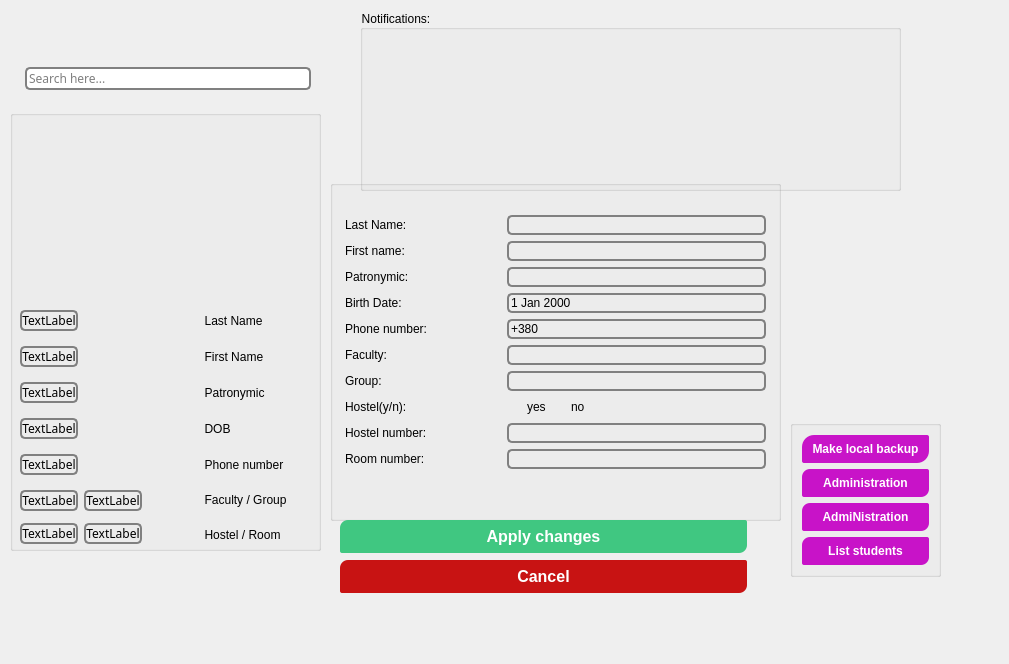
  <widget class="QWidget" name="centralwidget">
   <property name="styleSheet">
    <string notr="true">background-image: url(:/main_bg/img/main_background.jpg);</string>
   </property>
   <widget class="QWidget" name="horizontalLayoutWidget">
    <property name="geometry">
     <rect>
      <x>10</x>
      <y>20</y>
      <width>311</width>
      <height>103</height>
     </rect>
    </property>
    <layout class="QHBoxLayout" name="horizontalLayout">
     <property name="spacing">
      <number>15</number>
     </property>
     <property name="leftMargin">
      <number>15</number>
     </property>
     <property name="topMargin">
      <number>15</number>
     </property>
     <property name="rightMargin">
      <number>10</number>
     </property>
     <item>
      <widget class="QLineEdit" name="search_line_edit">
       <property name="autoFillBackground">
        <bool>false</bool>
       </property>
       <property name="styleSheet">
        <string notr="true">opacity: 0.3;
border: 2px solid gray; 
border-radius: 5px;
font: comic sans 5px;</string>
       </property>
       <property name="text">
        <string/>
       </property>
       <property name="frame">
        <bool>true</bool>
       </property>
       <property name="placeholderText">
        <string>Search here...</string>
       </property>
      </widget>
     </item>
    </layout>
   </widget>
   <widget class="QGroupBox" name="groupBox">
    <property name="geometry">
     <rect>
      <x>10</x>
      <y>110</y>
      <width>311</width>
      <height>441</height>
     </rect>
    </property>
    <property name="autoFillBackground">
     <bool>false</bool>
    </property>
    <property name="styleSheet">
     <string notr="true">Background: transparent</string>
    </property>
    <property name="title">
     <string/>
    </property>
    <widget class="QWidget" name="formLayoutWidget_2">
     <property name="geometry">
      <rect>
       <x>10</x>
       <y>200</y>
       <width>317</width>
       <height>266</height>
      </rect>
     </property>
     <layout class="QFormLayout" name="formLayout_3">
      <property name="sizeConstraint">
       <enum>QLayout::SetNoConstraint</enum>
      </property>
      <item row="1" column="0">
       <widget class="QLabel" name="l_name">
        <property name="styleSheet">
         <string notr="true">background: transparent;opacity: 0.3;
border: 2px solid gray; 
border-radius: 5px;
font: comic sans 5px;</string>
        </property>
        <property name="text">
         <string>TextLabel</string>
        </property>
        <property name="textFormat">
         <enum>Qt::RichText</enum>
        </property>
        <property name="alignment">
         <set>Qt::AlignCenter</set>
        </property>
       </widget>
      </item>
      <item row="2" column="0">
       <widget class="Line" name="line">
        <property name="orientation">
         <enum>Qt::Horizontal</enum>
        </property>
       </widget>
      </item>
      <item row="3" column="0">
       <widget class="QLabel" name="f_name">
        <property name="styleSheet">
         <string notr="true">background: transparent;opacity: 0.3;
border: 2px solid gray; 
border-radius: 5px;
font: comic sans 5px;</string>
        </property>
        <property name="text">
         <string>TextLabel</string>
        </property>
        <property name="textFormat">
         <enum>Qt::RichText</enum>
        </property>
        <property name="alignment">
         <set>Qt::AlignCenter</set>
        </property>
       </widget>
      </item>
      <item row="3" column="1">
       <widget class="QLabel" name="label_23">
        <property name="font">
         <font>
          <family>Arial</family>
          <pointsize>9</pointsize>
         </font>
        </property>
        <property name="styleSheet">
         <string notr="true">background: transparent;</string>
        </property>
        <property name="text">
         <string>                 First Name</string>
        </property>
       </widget>
      </item>
      <item row="4" column="1">
       <widget class="Line" name="line_2">
        <property name="orientation">
         <enum>Qt::Horizontal</enum>
        </property>
       </widget>
      </item>
      <item row="5" column="0">
       <widget class="QLabel" name="patronymic">
        <property name="styleSheet">
         <string notr="true">background: transparent;opacity: 0.3;
border: 2px solid gray; 
border-radius: 5px;
font: comic sans 5px;</string>
        </property>
        <property name="text">
         <string>TextLabel</string>
        </property>
        <property name="textFormat">
         <enum>Qt::RichText</enum>
        </property>
        <property name="alignment">
         <set>Qt::AlignCenter</set>
        </property>
       </widget>
      </item>
      <item row="5" column="1">
       <widget class="QLabel" name="label_18">
        <property name="font">
         <font>
          <family>Arial</family>
          <pointsize>9</pointsize>
         </font>
        </property>
        <property name="styleSheet">
         <string notr="true">background: transparent;</string>
        </property>
        <property name="text">
         <string>                 Patronymic</string>
        </property>
       </widget>
      </item>
      <item row="6" column="1">
       <widget class="Line" name="line_3">
        <property name="orientation">
         <enum>Qt::Horizontal</enum>
        </property>
       </widget>
      </item>
      <item row="7" column="0">
       <widget class="QLabel" name="b_date">
        <property name="styleSheet">
         <string notr="true">background: transparent;opacity: 0.3;
border: 2px solid gray; 
border-radius: 5px;
font: comic sans 5px;</string>
        </property>
        <property name="text">
         <string>TextLabel</string>
        </property>
        <property name="textFormat">
         <enum>Qt::RichText</enum>
        </property>
        <property name="alignment">
         <set>Qt::AlignCenter</set>
        </property>
       </widget>
      </item>
      <item row="7" column="1">
       <widget class="QLabel" name="label_20">
        <property name="font">
         <font>
          <family>Arial</family>
          <pointsize>9</pointsize>
         </font>
        </property>
        <property name="styleSheet">
         <string notr="true">background: transparent;</string>
        </property>
        <property name="text">
         <string>                 DOB</string>
        </property>
       </widget>
      </item>
      <item row="8" column="1">
       <widget class="Line" name="line_4">
        <property name="orientation">
         <enum>Qt::Horizontal</enum>
        </property>
       </widget>
      </item>
      <item row="9" column="0">
       <widget class="QLabel" name="p_number">
        <property name="styleSheet">
         <string notr="true">background: transparent;opacity: 0.3;
border: 2px solid gray; 
border-radius: 5px;
font: comic sans 5px;</string>
        </property>
        <property name="text">
         <string>TextLabel</string>
        </property>
        <property name="textFormat">
         <enum>Qt::RichText</enum>
        </property>
        <property name="alignment">
         <set>Qt::AlignCenter</set>
        </property>
       </widget>
      </item>
      <item row="9" column="1">
       <widget class="QLabel" name="label_17">
        <property name="font">
         <font>
          <family>Arial</family>
          <pointsize>9</pointsize>
          <weight>50</weight>
          <italic>false</italic>
          <bold>false</bold>
         </font>
        </property>
        <property name="styleSheet">
         <string notr="true">background: transparent;</string>
        </property>
        <property name="text">
         <string>                 Phone number</string>
        </property>
       </widget>
      </item>
      <item row="10" column="1">
       <widget class="Line" name="line_5">
        <property name="orientation">
         <enum>Qt::Horizontal</enum>
        </property>
       </widget>
      </item>
      <item row="11" column="0">
       <layout class="QFormLayout" name="formLayout_4">
        <item row="0" column="0">
         <widget class="QLabel" name="faculty">
          <property name="styleSheet">
           <string notr="true">background: transparent;opacity: 0.3;
border: 2px solid gray; 
border-radius: 5px;
font: comic sans 5px;</string>
          </property>
          <property name="text">
           <string>TextLabel</string>
          </property>
          <property name="textFormat">
           <enum>Qt::RichText</enum>
          </property>
          <property name="alignment">
           <set>Qt::AlignCenter</set>
          </property>
         </widget>
        </item>
        <item row="0" column="1">
         <widget class="QLabel" name="group">
          <property name="styleSheet">
           <string notr="true">background: transparent;opacity: 0.3;
border: 2px solid gray; 
border-radius: 5px;
font: comic sans 5px;</string>
          </property>
          <property name="text">
           <string>TextLabel</string>
          </property>
          <property name="textFormat">
           <enum>Qt::RichText</enum>
          </property>
          <property name="alignment">
           <set>Qt::AlignCenter</set>
          </property>
         </widget>
        </item>
        <item row="2" column="0">
         <widget class="QLabel" name="hostel_num">
          <property name="styleSheet">
           <string notr="true">background: transparent;opacity: 0.3;
border: 2px solid gray; 
border-radius: 5px;
font: comic sans 5px;</string>
          </property>
          <property name="text">
           <string>TextLabel</string>
          </property>
          <property name="textFormat">
           <enum>Qt::RichText</enum>
          </property>
          <property name="alignment">
           <set>Qt::AlignCenter</set>
          </property>
         </widget>
        </item>
        <item row="2" column="1">
         <widget class="QLabel" name="room">
          <property name="styleSheet">
           <string notr="true">background: transparent;opacity: 0.3;
border: 2px solid gray; 
border-radius: 5px;
font: comic sans 5px;</string>
          </property>
          <property name="text">
           <string>TextLabel</string>
          </property>
          <property name="textFormat">
           <enum>Qt::RichText</enum>
          </property>
          <property name="alignment">
           <set>Qt::AlignCenter</set>
          </property>
         </widget>
        </item>
        <item row="1" column="1">
         <layout class="QVBoxLayout" name="verticalLayout"/>
        </item>
       </layout>
      </item>
      <item row="11" column="1">
       <layout class="QVBoxLayout" name="verticalLayout_2">
        <item>
         <widget class="QLabel" name="label_21">
          <property name="font">
           <font>
            <family>Arial</family>
            <pointsize>9</pointsize>
           </font>
          </property>
          <property name="styleSheet">
           <string notr="true">background: transparent;</string>
          </property>
          <property name="text">
           <string>                 Faculty / Group</string>
          </property>
         </widget>
        </item>
        <item>
         <widget class="Line" name="line_6">
          <property name="orientation">
           <enum>Qt::Horizontal</enum>
          </property>
         </widget>
        </item>
        <item>
         <widget class="QLabel" name="label_19">
          <property name="font">
           <font>
            <family>Arial</family>
            <pointsize>9</pointsize>
           </font>
          </property>
          <property name="styleSheet">
           <string notr="true">background: transparent;</string>
          </property>
          <property name="text">
           <string>                 Hostel / Room</string>
          </property>
         </widget>
        </item>
       </layout>
      </item>
      <item row="1" column="1">
       <widget class="QLabel" name="label_24">
        <property name="font">
         <font>
          <family>Arial</family>
          <pointsize>9</pointsize>
         </font>
        </property>
        <property name="styleSheet">
         <string notr="true">background: transparent;</string>
        </property>
        <property name="text">
         <string>                 Last Name</string>
        </property>
       </widget>
      </item>
     </layout>
    </widget>
    <widget class="QLabel" name="photo">
     <property name="geometry">
      <rect>
       <x>60</x>
       <y>10</y>
       <width>201</width>
       <height>141</height>
      </rect>
     </property>
     <property name="styleSheet">
      <string notr="true">background: transparent;</string>
     </property>
     <property name="text">
      <string/>
     </property>
    </widget>
   </widget>
   <widget class="QGroupBox" name="settings_box">
    <property name="geometry">
     <rect>
      <x>330</x>
      <y>180</y>
      <width>451</width>
      <height>341</height>
     </rect>
    </property>
    <property name="styleSheet">
     <string notr="true">Background: transparent</string>
    </property>
    <property name="title">
     <string/>
    </property>
    <widget class="QWidget" name="formLayoutWidget_3">
     <property name="geometry">
      <rect>
       <x>0</x>
       <y>20</y>
       <width>451</width>
       <height>321</height>
      </rect>
     </property>
     <layout class="QFormLayout" name="formLayout">
      <property name="horizontalSpacing">
       <number>80</number>
      </property>
      <property name="leftMargin">
       <number>15</number>
      </property>
      <property name="topMargin">
       <number>15</number>
      </property>
      <property name="rightMargin">
       <number>15</number>
      </property>
      <property name="bottomMargin">
       <number>15</number>
      </property>
      <item row="0" column="0">
       <widget class="QLabel" name="label_6">
        <property name="styleSheet">
         <string notr="true">background: transparent;</string>
        </property>
        <property name="text">
         <string>Last Name:</string>
        </property>
       </widget>
      </item>
      <item row="0" column="1">
       <widget class="QLineEdit" name="l_name_edit">
        <property name="styleSheet">
         <string notr="true">background: transparent;border: 2px solid gray; border-radius: 5px;</string>
        </property>
        <property name="inputMask">
         <string>AAAAAAAAAAAAAAAA</string>
        </property>
       </widget>
      </item>
      <item row="1" column="0">
       <widget class="QLabel" name="label_5">
        <property name="styleSheet">
         <string notr="true">background: transparent;</string>
        </property>
        <property name="text">
         <string>First name:</string>
        </property>
       </widget>
      </item>
      <item row="1" column="1">
       <widget class="QLineEdit" name="f_name_edit">
        <property name="styleSheet">
         <string notr="true">border: 2px solid gray;background: transparent; border-radius: 5px;</string>
        </property>
        <property name="inputMask">
         <string>AAAAAAAAAAAAAAAAAAAAAAAAA</string>
        </property>
       </widget>
      </item>
      <item row="2" column="0">
       <widget class="QLabel" name="label_4">
        <property name="styleSheet">
         <string notr="true">background: transparent;</string>
        </property>
        <property name="text">
         <string>Patronymic:</string>
        </property>
       </widget>
      </item>
      <item row="2" column="1">
       <widget class="QLineEdit" name="p_edit">
        <property name="styleSheet">
         <string notr="true">border: 2px solid gray;background: transparent; border-radius: 5px;</string>
        </property>
        <property name="inputMask">
         <string>AAAAAAAAAAAAAAAAAA</string>
        </property>
       </widget>
      </item>
      <item row="3" column="0">
       <widget class="QLabel" name="label">
        <property name="styleSheet">
         <string notr="true">background: transparent;</string>
        </property>
        <property name="text">
         <string>Birth Date:</string>
        </property>
       </widget>
      </item>
      <item row="3" column="1">
       <widget class="QDateEdit" name="b_d_edit">
        <property name="styleSheet">
         <string notr="true">border: 2px solid gray; background: transparent;border-radius: 5px;</string>
        </property>
       </widget>
      </item>
      <item row="4" column="0">
       <widget class="QLabel" name="label_3">
        <property name="styleSheet">
         <string notr="true">background: transparent;</string>
        </property>
        <property name="text">
         <string>Phone number:</string>
        </property>
       </widget>
      </item>
      <item row="4" column="1">
       <widget class="QLineEdit" name="p_num_edit">
        <property name="styleSheet">
         <string notr="true">border: 2px solid gray; border-radius: 5px;background: transparent;</string>
        </property>
        <property name="inputMask">
         <string>+38\0 99 999 99 99</string>
        </property>
        <property name="text">
         <string>+380    </string>
        </property>
        <property name="maxLength">
         <number>17</number>
        </property>
       </widget>
      </item>
      <item row="5" column="0">
       <widget class="QLabel" name="label_10">
        <property name="styleSheet">
         <string notr="true">background: transparent;</string>
        </property>
        <property name="text">
         <string>Faculty:</string>
        </property>
       </widget>
      </item>
      <item row="5" column="1">
       <widget class="QLineEdit" name="fac_edit">
        <property name="styleSheet">
         <string notr="true">border: 2px solid gray; border-radius: 5px;background: transparent;</string>
        </property>
        <property name="inputMask">
         <string>AAAAAAA</string>
        </property>
       </widget>
      </item>
      <item row="6" column="0">
       <widget class="QLabel" name="label_9">
        <property name="styleSheet">
         <string notr="true">background: transparent;</string>
        </property>
        <property name="text">
         <string>Group:</string>
        </property>
       </widget>
      </item>
      <item row="6" column="1">
       <widget class="QLineEdit" name="gr_edit">
        <property name="styleSheet">
         <string notr="true">border: 2px solid gray; border-radius: 5px;background: transparent;</string>
        </property>
        <property name="inputMask">
         <string>D99xxxx</string>
        </property>
       </widget>
      </item>
      <item row="7" column="0">
       <widget class="QLabel" name="label_hostelExisting">
        <property name="styleSheet">
         <string notr="true">background: transparent;</string>
        </property>
        <property name="text">
         <string>Hostel(y/n):</string>
        </property>
       </widget>
      </item>
      <item row="7" column="1">
       <layout class="QHBoxLayout" name="horizontalLayout_5">
        <item>
         <widget class="QRadioButton" name="hostel_yes">
          <property name="cursor">
           <cursorShape>OpenHandCursor</cursorShape>
          </property>
          <property name="styleSheet">
           <string notr="true">background: transparent;</string>
          </property>
          <property name="text">
           <string>yes</string>
          </property>
         </widget>
        </item>
        <item>
         <widget class="QRadioButton" name="hostel_no">
          <property name="cursor">
           <cursorShape>OpenHandCursor</cursorShape>
          </property>
          <property name="styleSheet">
           <string notr="true">background: transparent;</string>
          </property>
          <property name="text">
           <string>no</string>
          </property>
         </widget>
        </item>
        <item>
         <spacer name="horizontalSpacer">
          <property name="orientation">
           <enum>Qt::Horizontal</enum>
          </property>
          <property name="sizeHint" stdset="0">
           <size>
            <width>108</width>
            <height>20</height>
           </size>
          </property>
         </spacer>
        </item>
       </layout>
      </item>
      <item row="8" column="0">
       <widget class="QLabel" name="label_hostel_n">
        <property name="styleSheet">
         <string notr="true">background: transparent;</string>
        </property>
        <property name="text">
         <string>Hostel number:</string>
        </property>
       </widget>
      </item>
      <item row="8" column="1">
       <widget class="QLineEdit" name="hostel_num_edit">
        <property name="styleSheet">
         <string notr="true">border: 2px solid gray; border-radius: 5px;background: transparent;</string>
        </property>
        <property name="inputMask">
         <string>D00</string>
        </property>
       </widget>
      </item>
      <item row="9" column="0">
       <widget class="QLabel" name="label_room_n">
        <property name="styleSheet">
         <string notr="true">background: transparent;</string>
        </property>
        <property name="text">
         <string>Room number:</string>
        </property>
       </widget>
      </item>
      <item row="9" column="1">
       <widget class="QLineEdit" name="room_num_edit">
        <property name="styleSheet">
         <string notr="true">border: 2px solid gray; border-radius: 5px;background: transparent;</string>
        </property>
        <property name="inputMask">
         <string>D0000</string>
        </property>
       </widget>
      </item>
     </layout>
    </widget>
   </widget>
   <widget class="QGroupBox" name="notification_box">
    <property name="geometry">
     <rect>
      <x>360</x>
      <y>10</y>
      <width>541</width>
      <height>181</height>
     </rect>
    </property>
    <property name="styleSheet">
     <string notr="true">background: transparent;</string>
    </property>
    <property name="title">
     <string>Notifications:</string>
    </property>
    <widget class="QListWidget" name="listView">
     <property name="geometry">
      <rect>
       <x>15</x>
       <y>21</y>
       <width>511</width>
       <height>151</height>
      </rect>
     </property>
     <property name="font">
      <font>
       <family>Arial</family>
       <pointsize>8</pointsize>
       <weight>75</weight>
       <bold>true</bold>
      </font>
     </property>
    </widget>
   </widget>
   <widget class="QGraphicsView" name="graphicsView">
    <property name="geometry">
     <rect>
      <x>0</x>
      <y>0</y>
      <width>1000</width>
      <height>655</height>
     </rect>
    </property>
    <property name="styleSheet">
     <string notr="true">background: transparent;</string>
    </property>
    <property name="verticalScrollBarPolicy">
     <enum>Qt::ScrollBarAlwaysOff</enum>
    </property>
    <property name="horizontalScrollBarPolicy">
     <enum>Qt::ScrollBarAlwaysOff</enum>
    </property>
   </widget>
   <widget class="QGroupBox" name="verticalGroupBox">
    <property name="geometry">
     <rect>
      <x>790</x>
      <y>420</y>
      <width>151</width>
      <height>171</height>
     </rect>
    </property>
    <property name="styleSheet">
     <string notr="true">background: transparent;</string>
    </property>
    <layout class="QVBoxLayout" name="verticalLayout_3">
     <property name="sizeConstraint">
      <enum>QLayout::SetMinAndMaxSize</enum>
     </property>
     <item>
      <widget class="QPushButton" name="backup_button">
       <property name="styleSheet">
        <string notr="true">QPushButton#backup_button{
	font: bold 12px;
	font-weight: 700;
	color: white;
	text-decoration: none;
	padding: 7px;
	border: 3px hidden #45A405;
	border-top-left-radius: 12px;
    border-top-right-radius: 2px;
    border-bottom-right-radius: 12px;
    border-bottom-left-radius: 2px;
	background: rgb(200,20,200);
}

QPushButton#backup_button:hover{
	background: rgb(200, 45, 200);
}

QPushButton#backup_button:pressed {
    background-color: rgb(200, 18, 200);
    border-style: inset;
}</string>
       </property>
       <property name="text">
        <string>Make local backup</string>
       </property>
      </widget>
     </item>
     <item>
      <widget class="QPushButton" name="moder_button">
       <property name="styleSheet">
        <string notr="true">QPushButton#moder_button{
	font: bold 12px;
	font-weight: 700;
	color: white;
	text-decoration: none;
	padding: 7px;
	border: 3px hidden #45A405;
	border-top-left-radius: 8px;
    border-top-right-radius: 2px;
    border-bottom-right-radius: 8px;
    border-bottom-left-radius: 2px;
	background: rgb(200,19,200);
}

QPushButton#moder_button:hover{
	background: rgb(200, 45, 150);
}

QPushButton#moder_button:pressed {
    background-color: rgb(200, 18, 0);
    border-style: inset;
}</string>
       </property>
       <property name="text">
        <string>Administration</string>
       </property>
      </widget>
     </item>
     <item>
      <widget class="QPushButton" name="admin_button">
       <property name="styleSheet">
        <string notr="true">QPushButton#admin_button{
	font: bold 12px;
	font-weight: 700;
	color: white;
	text-decoration: none;
	padding: 7px;
	border: 3px hidden #45A405;
	border-top-left-radius: 8px;
    border-top-right-radius: 2px;
    border-bottom-right-radius: 8px;
    border-bottom-left-radius: 2px;
	background: rgb(200,19,200);
}

QPushButton#admin_button:hover{
	background: rgb(200, 45, 200);
}

QPushButton#admin_button:pressed {
    background-color: rgb(200, 18, 200);
    border-style: inset;
}</string>
       </property>
       <property name="text">
        <string>AdmiNistration</string>
       </property>
      </widget>
     </item>
     <item>
      <widget class="QPushButton" name="doc_button">
       <property name="styleSheet">
        <string notr="true">QPushButton#doc_button{
	font: bold 12px;
	font-weight: 700;
	color: white;
	text-decoration: none;
	padding: 7px;
	border: 3px hidden #45A405;
	border-top-left-radius: 8px;
    border-top-right-radius: 2px;
    border-bottom-right-radius: 8px;
    border-bottom-left-radius: 2px;
	background: rgb(200,19,200);
}

QPushButton#doc_button:hover{
	background: rgb(200, 45, 200);
}

QPushButton#doc_button:pressed {
    background-color: rgb(200, 18, 200);
    border-style: inset;
}</string>
       </property>
       <property name="text">
        <string>List students</string>
       </property>
      </widget>
     </item>
    </layout>
   </widget>
   <widget class="QPushButton" name="apply_ch_button">
    <property name="geometry">
     <rect>
      <x>340</x>
      <y>520</y>
      <width>407</width>
      <height>33</height>
     </rect>
    </property>
    <property name="styleSheet">
     <string notr="true">QPushButton#apply_ch_button{
	font: bold 16px;
	font-weight: 700;
	color: white;
	text-decoration: none;
	padding: 7px;
	border: 3px hidden #45A405;
	border-top-left-radius: 8px;
    border-top-right-radius: 2px;
    border-bottom-right-radius: 8px;
    border-bottom-left-radius: 2px;
	background: rgb(64,199,129);
}
QPushButton#apply_ch_button:hover{
	background: rgb(53, 167, 110);
}

QPushButton#apply_ch_button:pressed {
    background-color: rgb(24, 187, 135);
    border-style: inset;
}</string>
    </property>
    <property name="text">
     <string>Apply changes</string>
    </property>
   </widget>
   <widget class="QPushButton" name="cancel_button">
    <property name="geometry">
     <rect>
      <x>340</x>
      <y>560</y>
      <width>407</width>
      <height>33</height>
     </rect>
    </property>
    <property name="autoFillBackground">
     <bool>false</bool>
    </property>
    <property name="styleSheet">
     <string notr="true">QPushButton#cancel_button{
	font: bold 16px;
	font-weight: 700;
	color: white;
	text-decoration: none;
	padding: 7px;
	border: 3px hidden #45A405;
	border-top-left-radius: 8px;
    border-top-right-radius: 2px;
    border-bottom-right-radius: 8px;
    border-bottom-left-radius: 2px;
	background: rgb(200,19,19);
}
QPushButton#cancel_button:hover{
	background: rgb(200, 45, 10);
}

QPushButton#cancel_button:pressed {
    background-color: rgb(200, 180, 10);
    border-style: inset;
}</string>
    </property>
    <property name="text">
     <string>Cancel</string>
    </property>
   </widget>
   <zorder>graphicsView</zorder>
   <zorder>horizontalLayoutWidget</zorder>
   <zorder>groupBox</zorder>
   <zorder>settings_box</zorder>
   <zorder>notification_box</zorder>
   <zorder>verticalGroupBox</zorder>
   <zorder>apply_ch_button</zorder>
   <zorder>cancel_button</zorder>
  </widget>
